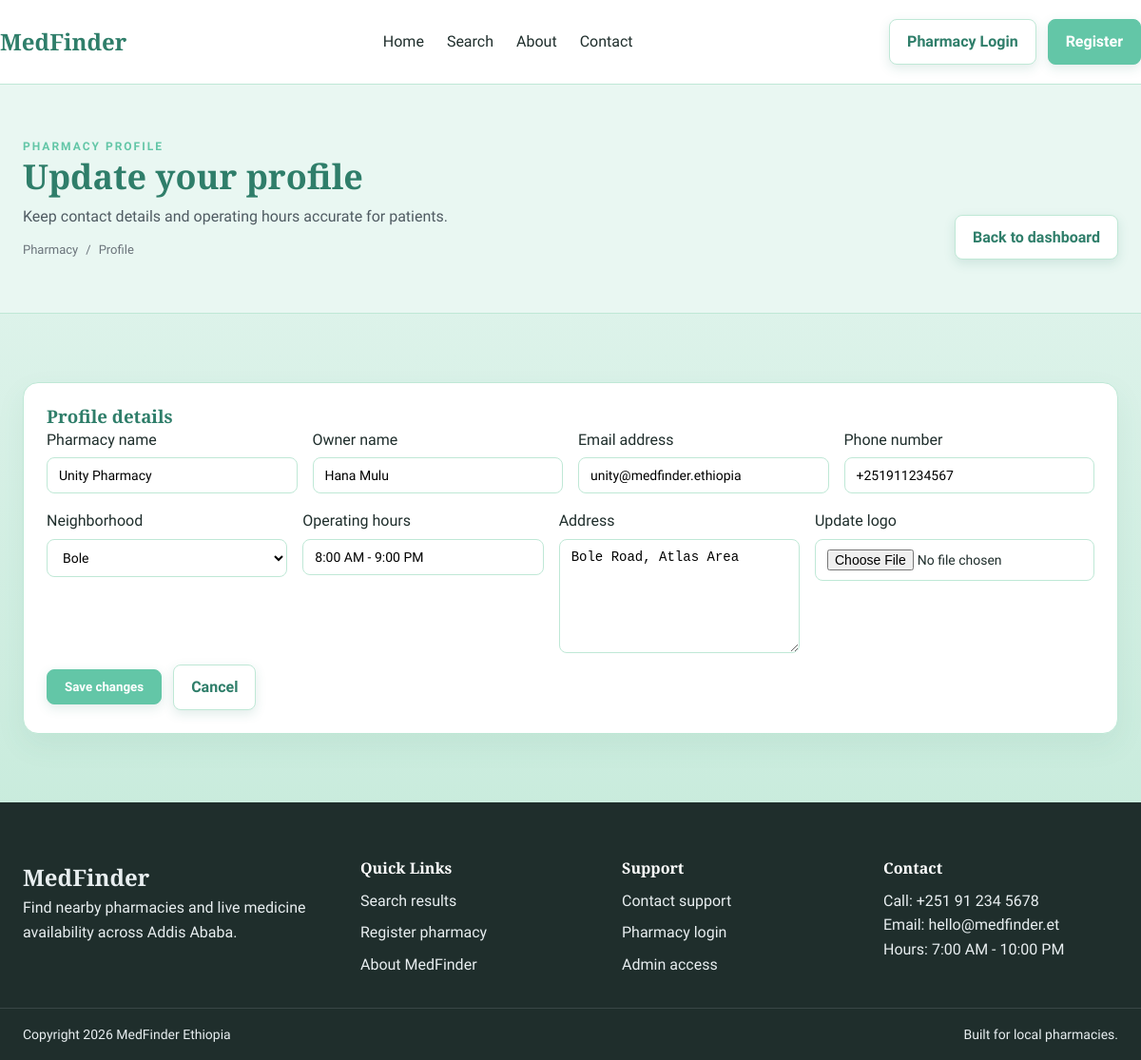
The app's page /pharmacy/profile.php (signed in) with its own data.
### tables this page shows
CREATE TABLE pharmacies (
    pharmacy_id INT PRIMARY KEY AUTO_INCREMENT,
    pharmacy_name VARCHAR(200) NOT NULL,
    owner_name VARCHAR(100) NOT NULL,
    email VARCHAR(100) UNIQUE NOT NULL,
    phone VARCHAR(20) NOT NULL,
    password VARCHAR(255) NOT NULL,
    address TEXT NOT NULL,
    neighborhood_id INT,
    license_number VARCHAR(50) NOT NULL,
    logo VARCHAR(255),
    operating_hours TEXT,
    status ENUM('pending', 'active', 'suspended') DEFAULT 'pending',
    created_at TIMESTAMP DEFAULT CURRENT_TIMESTAMP,
    updated_at TIMESTAMP DEFAULT CURRENT_TIMESTAMP ON UPDATE CURRENT_TIMESTAMP,
    FOREIGN KEY (neighborhood_id) REFERENCES neighborhoods(neighborhood_id) ON DELETE SET NULL
);

CREATE TABLE neighborhoods (
    neighborhood_id INT PRIMARY KEY AUTO_INCREMENT,
    name VARCHAR(100) NOT NULL,
    description TEXT,
    zone VARCHAR(50),
    created_at TIMESTAMP DEFAULT CURRENT_TIMESTAMP
);

### includes/functions.php (called while the page is built, shortened)
<?php
function get_all_neighborhoods($conn) {
    $sql = "SELECT * FROM neighborhoods ORDER BY name ASC";
    $result = $conn->query($sql);
    return $result->fetch_all(MYSQLI_ASSOC);
}

### pharmacy/profile.php (the view, shortened to what this page needs)
<?php
include '../includes/header.php';
require_once '../includes/functions.php';
require_once '../includes/pharmacy-auth.php';
$pharmacy_id = $_SESSION['pharmacy_id'];
$stmt = $conn->prepare("SELECT p.*, n.name as neighborhood_name FROM pharmacies p LEFT JOIN neighborhoods n ON p.neighborhood_id = n.neighborhood_id WHERE p.pharmacy_id = ?");
$stmt->bind_param("i", $pharmacy_id);
$stmt->execute();
$result = $stmt->get_result();
$pharmacy = $result->fetch_assoc();
$neighborhoods = get_all_neighborhoods($conn);
?>
<main id="main-content">
    <section class="page-hero">
        <div class="container page-hero-inner">
            <div>
                <p class="eyebrow">Pharmacy profile</p>
                <h1 class="page-title">Update your profile</h1>
                <p class="page-subtitle">Keep contact details and operating hours accurate for patients.</p>
                <div class="breadcrumb">
                    <a href="index.php">Pharmacy</a>
                    <span>/</span>
                    <span>Profile</span>
                </div>
            </div>
            <div class="page-actions">
                <a class="btn btn-secondary" href="index.php">Back to dashboard</a>
            </div>
        </div>
    </section>
    <section class="section">
        <div class="container">
            <div class="form-card">
                <h3>Profile details</h3>
                <form action="index.php" method="post" enctype="multipart/form-data">
                    <div class="form-grid">
                        <div class="form-group">
                            <label for="profile-name">Pharmacy name</label>
                            <input type="text" id="profile-name" name="pharmacy_name" value="<?php echo htmlspecialchars($pharmacy['pharmacy_name']); ?>" required>
                        </div>
                        <div class="form-group">
                            <label for="profile-owner">Owner name</label>
                            <input type="text" id="profile-owner" name="owner_name" value="<?php echo htmlspecialchars($pharmacy['owner_name']); ?>" required>
                        </div>
                        <div class="form-group">
                            <label for="profile-email">Email address</label>
                            <input type="email" id="profile-email" name="email" value="<?php echo htmlspecialchars($pharmacy['email']); ?>" required>
                        </div>
                        <div class="form-group">
                            <label for="profile-phone">Phone number</label>
                            <input type="tel" id="profile-phone" name="phone" value="<?php echo htmlspecialchars($pharmacy['phone']); ?>" required>
                        </div>
                        <div class="form-group">
                            <label for="profile-neighborhood">Neighborhood</label>
                            <select id="profile-neighborhood" name="neighborhood_id" required>
                                <?php foreach ($neighborhoods as $neighborhood): ?>
                                    <option value="<?php echo $neighborhood['neighborhood_id']; ?>" <?php echo $pharmacy['neighborhood_id'] == $neighborhood['neighborhood_id'] ? 'selected' : ''; ?>>
                                        <?php echo htmlspecialchars($neighborhood['name']); ?>
                                    </option>
                                <?php endforeach; ?>
                            </select>
                        </div>
                        <div class="form-group">
                            <label for="profile-hours">Operating hours</label>
                            <input type="text" id="profile-hours" name="operating_hours" value="<?php echo htmlspecialchars($pharmacy['operating_hours'] ?? ''); ?>">
                        </div>
                        <div class="form-group form-group-full">
                            <label for="profile-address">Address</label>
                            <textarea id="profile-address" name="address"><?php echo htmlspecialchars($pharmacy['address'] ?? ''); ?></textarea>
                        </div>
                        <div class="form-group">
                            <label for="profile-logo">Update logo</label>
                            <input type="file" id="profile-logo" name="logo">
                        </div>
                    </div>
                    <div class="form-footer">
                        <button class="btn btn-primary" type="submit">Save changes</button>
                        <a class="btn btn-secondary" href="index.php">Cancel</a>
                    </div>
                </form>
            </div>
        </div>
    </section>
</main>
<?php include '../includes/footer.php'; ?>

### css/style.css (style rules this page uses)
* { box-sizing: border-box; margin: 0; padding: 0; }
html { scroll-behavior: smooth; }
body { font-family: 'Work Sans', sans-serif; color: #1F2E2C; background: linear-gradient(180deg, #E9F7F2 0%, #BFE8D6 100%); line-height: 1.6; }
a { color: inherit; text-decoration: none; }
h1, h2, h3, h4 { font-family: 'Playfair Display', serif; color: #2F7E6A; line-height: 1.2; }
p { color: #2F7E6A; }
button, input, select { font-family: inherit; }
.container { max-width: 1200px; margin: 0 auto; padding: 0 24px; }
.section { padding: 72px 0; }
.eyebrow { text-transform: uppercase; letter-spacing: 2px; font-size: 12px; color: #63C6A7; font-weight: 600; }
.btn { display: inline-flex; align-items: center; justify-content: center; padding: 10px 18px; border-radius: 8px; font-weight: 600; border: 1px solid transparent; cursor: pointer; transition: all 0.2s ease; }
.btn-primary { background: #63C6A7; color: #fff; border-color: #63C6A7; }
.btn-secondary { background: #ffffff; color: #2F7E6A; border-color: #BFE8D6; }
.form-group { display: flex; flex-direction: column; gap: 6px; }
input, select, textarea { border: 1px solid #BFE8D6; border-radius: 8px; padding: 10px 12px; font-size: 14px; background: #fff; }
textarea { min-height: 120px; resize: vertical; }
.page-hero { padding: 56px 0; background: #ffffff; border-bottom: 1px solid #BFE8D6; }
.page-hero-inner { display: flex; align-items: flex-end; justify-content: space-between; gap: 24px; flex-wrap: wrap; }
.page-title { font-size: 36px; margin-bottom: 8px; }
.page-subtitle { font-size: 16px; color: #4f5b62; max-width: 640px; }
.breadcrumb { display: flex; align-items: center; gap: 8px; font-size: 13px; color: #6b747b; margin-top: 12px; }
.breadcrumb a { color: #6b747b; }
.page-actions { display: flex; gap: 12px; flex-wrap: wrap; }
.form-card { background: #ffffff; border: 1px solid #BFE8D6; border-radius: 16px; padding: 24px; box-shadow: 0 12px 30px rgba(47, 126, 106, 0.08); transition: all 0.3s ease; }
.form-grid { display: flex; flex-wrap: wrap; gap: 16px; }
.form-grid .form-group { flex: 1 1 240px; }
.form-group-full { flex: 1 1 100%; }
.form-footer { display: flex; align-items: center; gap: 12px; flex-wrap: wrap; margin-top: 12px; }
.btn, .card, .panel, .sidebar, input, select, textarea { transition: all 0.3s ease; }
.btn { position: relative; overflow: hidden; box-shadow: 0 4px 12px rgba(47, 126, 106, 0.15); }
.btn::before { content: ''; position: absolute; top: 0; left: -100%; width: 100%; height: 100%; background: rgba(255, 255, 255, 0.2); transition: left 0.3s ease; }
a:not(.btn):not(.badge) { transition: color 0.2s ease; }

### css/pharmacy.css (style rules this page uses)
body.pharmacy-body { background: linear-gradient(180deg, #E9F7F2 0%, #BFE8D6 100%); }
.pharmacy-body .page-hero { background: #E9F7F2; }

### records on screen
pharmacies: pharmacy_name "Unity Pharmacy", owner_name "Hana Mulu", email "unity@medfinder.ethiopia", phone "+251911234567", neighborhood_id "Bole", operating_hours "8:00 AM - 9:00 PM", address "Bole Road, Atlas Area"
